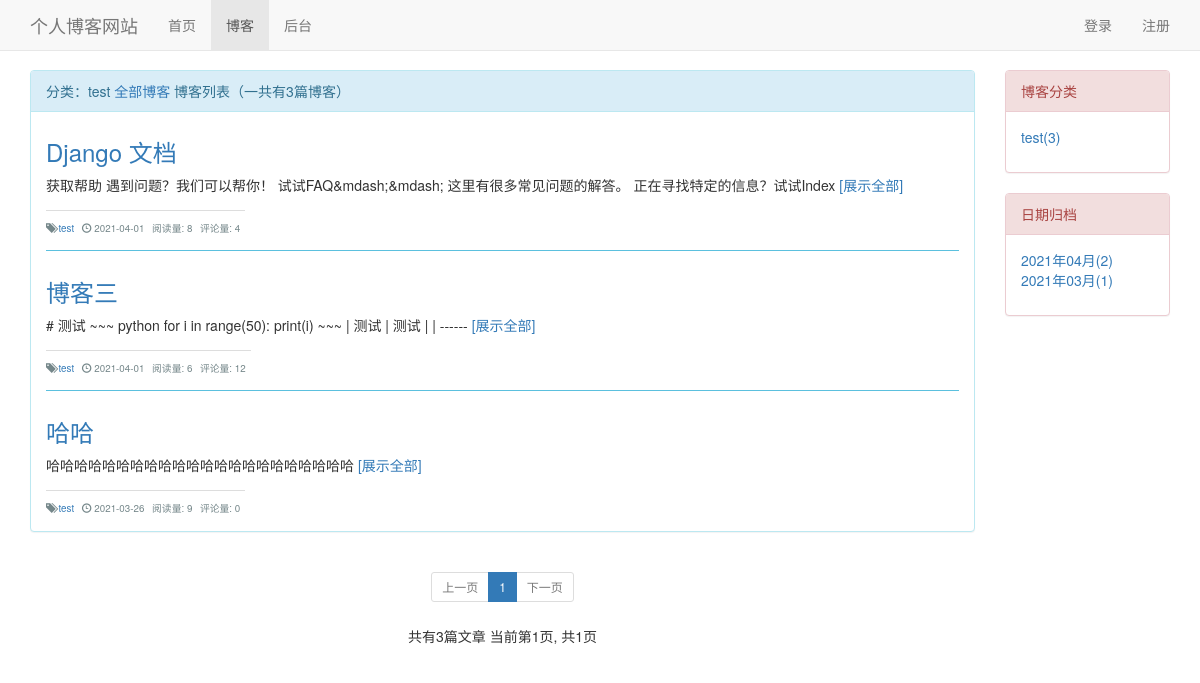
The app's page /blog/blog_with_type/1, older data.
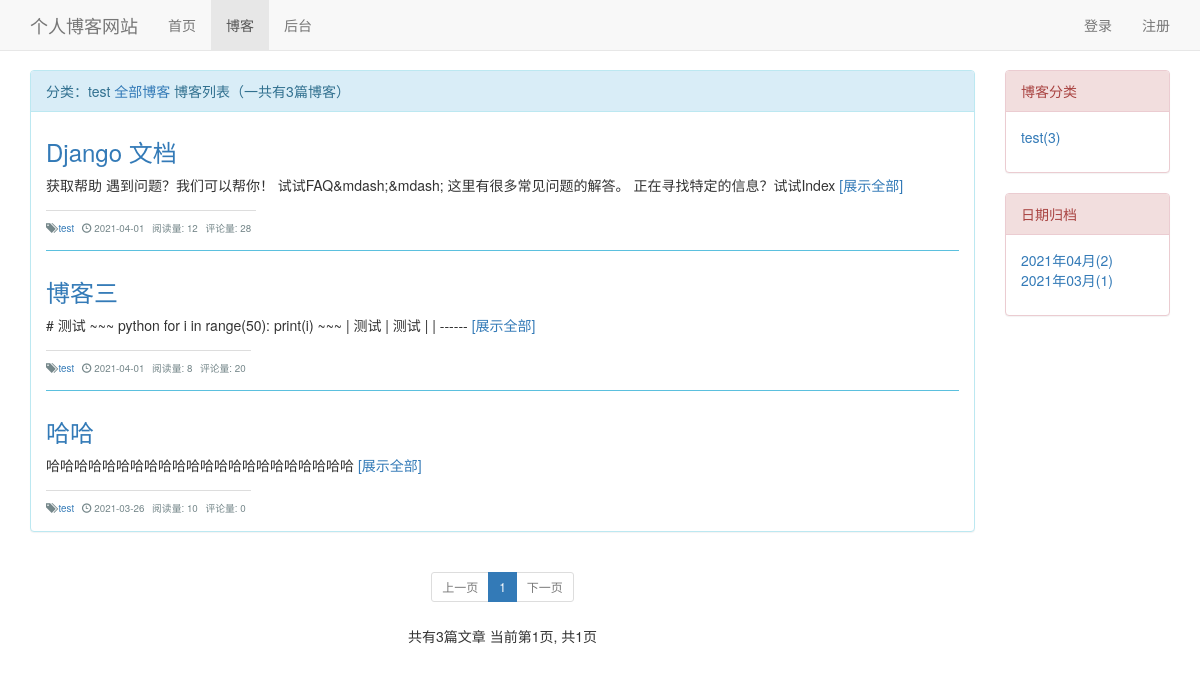
The same page, newer data.
### blog/models.py (models this page shows, shortened)
class Blog(models.Model, ReadNumExpandMethod):
    title = models.CharField(max_length=50)
    blog_type = models.ForeignKey(BlogType, on_delete=models.DO_NOTHING, related_name='blog')
    author = models.ForeignKey(User, on_delete=models.DO_NOTHING)
    content = RichTextUploadingField()
    read_details = GenericRelation(ReadDetail)
    create_time = models.DateTimeField(auto_now_add=True)
    last_updated_time = models.DateTimeField(auto_now=True)
    class Meta:
        db_table = 'Blog'
        ordering = ['-create_time']

class BlogType(models.Model):
    type_name = models.CharField(max_length=15)
    def __str__(self):
        return self.type_name
    class Meta:
        db_table = 'BlogType'

### read_statistics/models.py (models this page shows)
class ReadNum(models.Model):
    content_type = models.ForeignKey(ContentType, on_delete=models.CASCADE)
    object_id = models.PositiveIntegerField()
    content_object = GenericForeignKey('content_type', 'object_id')
    read_num = models.IntegerField(default=0)
    class Meta:
        db_table = 'ReadNum'

### blog/views.py (the view)
# urls.py: path('blog_with_type/<int:blog_type_pk>', views.blog_with_type, name='blog_with_type'),
def blog_with_type(request, blog_type_pk):
    blog_type = get_object_or_404(BlogType, pk=blog_type_pk)
    blogs_all_list = Blog.objects.filter(blog_type=blog_type)
    context = get_blog_list_common_data(request, blogs_all_list)
    context['blog_type'] = blog_type
    return render(request, 'blog/blog_with_type.html', context)

### comment/templatetags/comment_tages.py (called while the page is built)
@register.simple_tag
def get_comment_count(obj):
    content_type = ContentType.objects.get_for_model(obj)
    return Comment.objects.filter(content_type=content_type, object_id=obj.pk).count()

### read_statistics/models.py (called while the page is built)
    def get_read_num(self):
        try:
            ct = ContentType.objects.get_for_model(self)
            readnum = ReadNum.objects.get(content_type=ct, object_id=self.pk)
            return readnum.read_num
        except exceptions.ObjectDoesNotExist:
            return 0

### templates/blog/blog_with_type.html (shortened to what this page needs)
{% extends 'blog/blog_list.html' %}
{% block blog_list_title %}分类：{{ blog_type.type_name }} <a href="{% url 'blog_list' %}">全部博客</a> {% endblock %}

### templates/blog/blog_list.html (shortened to what the changed rows need)
{% extends 'base.html' %}
{% load static %}
{% load comment_tages %}
{% block head %}
    <link rel="stylesheet" href="{% static 'css/blog.css' %}">
{% endblock %}
{% block content %}
    <div class="container">
        <div class="row">
            <div class="col-xs-12 col-sm-8 col-md-8 col-lg-10">
                <div class="panel panel-info">
                    <div class="panel-body">
                        {% for blog in page_of_blogs.object_list %}
                            <div class="blog">
                                <a href="{% url 'blog_detail' blog.pk %}">
                                    <h3>{{ blog.title }}</h3>
                                </a>
                                <div>
                                    {{ blog.content|striptags|cut:"&nbsp;"|truncatechars:80 }} <a href="{% url 'blog_detail' blog.pk %}">[展示全部]</a>
                                </div>
                                <div class="blog-tags">
                                    <p class="blog-info">
                                        <span class="glyphicon glyphicon-tags" aria-hidden="true"></span>
                                        <span class="text_right">
                                            <a href="{% url "blog_with_type" blog.blog_type_id %}" >
                                                {{ blog.blog_type }}
                                            </a>
                                        </span>
                                        <span class="glyphicon glyphicon-time"
                                              aria-hidden="true"></span>
                                        <span class="text_right">{{ blog.create_time|date:'Y-m-d' }}</span>
                                        <span>阅读量:</span>
                                        <span class="text_right">{{ blog.get_read_num }}</span>
                                        <span>评论量:</span>
                                        <span class="text_right">{% get_comment_count blog %}</span>
                                    </p>
                                </div>
                            </div>
                        {% empty %}
                            <div class="blog">
                                <h3>暂无博客，敬请期待</h3>
                            </div>
                        {% endfor %}
                    </div>
                </div>
            </div>
        </div>
    </div>
{% endblock %}

Row changes from the older to the newer data that the page shows:
changed through a linked row, Blog "Django 文档": get_read_num "8" → "12"; id "4" → "28"
changed through a linked row, Blog "博客三": get_read_num "6" → "8"; id "12" → "20"
changed through a linked row, Blog "哈哈": get_read_num "9" → "10"
